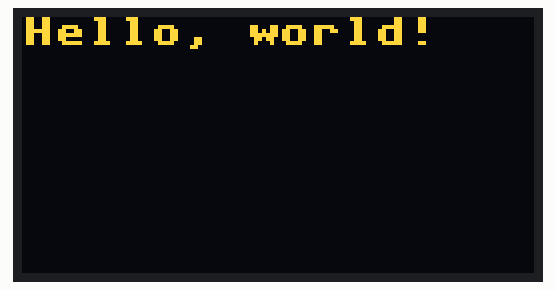
Simulated run of this program. Board: Raspberry Pi Pico running MicroPython. Parts: 128×64 one-colour display. The OLED is the two-colour kind (top 16 rows yellow). At 1.2 s the program stops and its outputs stay as they are.

Above: at 1.2 s.

The program:

ex_oled.py
```python
# First: install package micropython-ssd1306
# https://github.com/stlehmann/micropython-ssd1306

from machine import Pin, I2C
from ssd1306 import SSD1306_I2C
import time

# OLED 모듈의 핀 설정(SDA 8번, SCL 9번)
i2c = I2C(0, scl=Pin(9), sda=Pin(8), freq=200000)
oled = SSD1306_I2C(128, 64, i2c)

# OLED 모듈 초기화
oled.fill(1)
oled.show()
time.sleep(1)

oled.fill(0)
oled.show()

# OLED 모듈에 문자열 출력
oled.text("Hello, world!", 0, 0)
oled.show()
```
